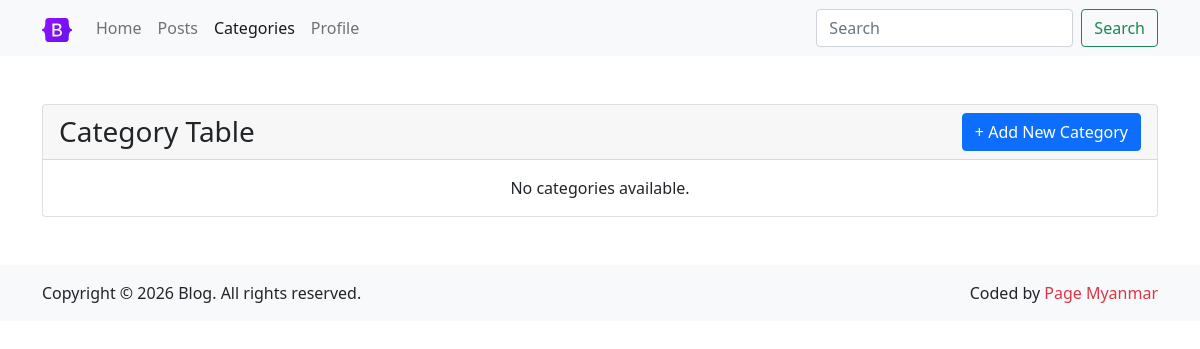
/category/list/ (signed in), run on an earlier commit of the app's database.
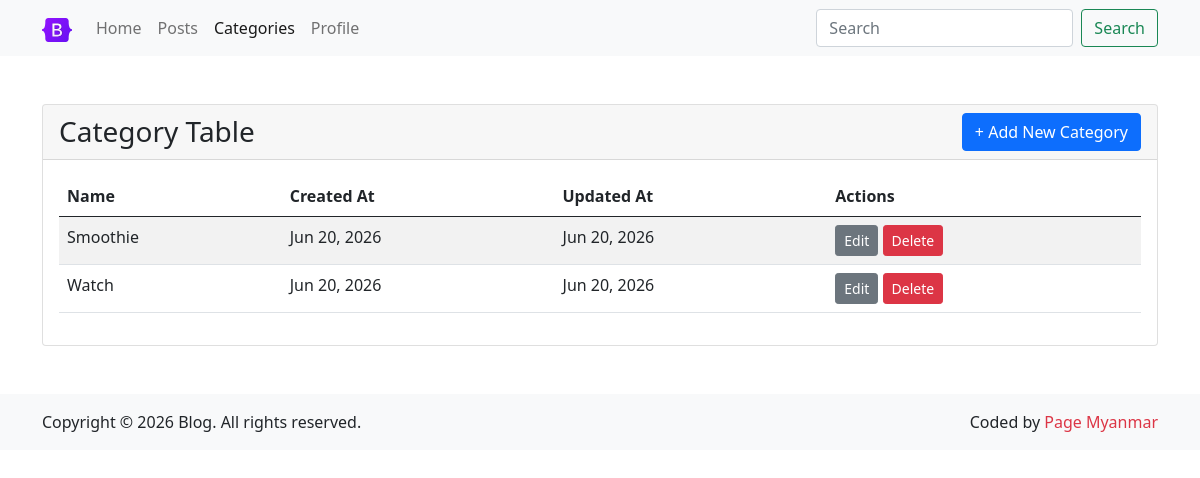
And on a later commit of the database.
### core/models.py (models this page shows, shortened)
class BaseModel(models.Model):
    id = models.UUIDField(primary_key=True, default=uuid.uuid4, editable=False)
    created_at = models.DateTimeField(auto_now_add=True)
    updated_at = models.DateTimeField(auto_now=True)
    class Meta:
        abstract = True

class CategoryModel(BaseModel):
    name = models.CharField(max_length=200)
    class Meta:
        verbose_name_plural = "Categories"
        db_table = "categories"

### core/views.py (the view)
# urls.py: path("category/list/", views.category_list, name="category_list"),
@login_required(login_url="login")
def category_list(request):
    categories = CategoryModel.objects.all().order_by("-created_at")
    context = {"categories": categories}
    return render(request, "category_list.html", context)

### templates/category_list.html (shortened to what this page needs)
{% extends "components/base.html" %}
{% block body %}
<div class="card">
    <div class="card-header">
        <div class="d-flex justify-content-between align-items-center">
            <h1 class="h3 mb-0">Category Table</h1>
            {% if request.user.is_authenticated %}
            <a href="{% url 'category_create' %}" class="btn btn-primary">+ Add New Category</a>
            {% endif %}
        </div>
    </div>
    <div class="card-body">
        {% if categories %}
        <table class="table table-striped">
            <thead>
                <tr>
                    <th>Name</th>
                    <th>Created At</th>
                    <th>Updated At</th>
                    {% if request.user.is_authenticated %}
                    <th>Actions</th>
                    {% endif %}
                </tr>
            </thead>
            <tbody>
                {% for category in categories %}
                <tr>
                    <td>{{ category.name }}</td>
                    <td>{{ category.created_at|date:"M d, Y" }}</td>
                    <td>{{ category.updated_at|date:"M d, Y" }}</td>
                    {% if request.user.is_authenticated %}
                    <td>
                        <a href="{% url 'category_update' category.id %}" class="btn btn-sm btn-secondary">Edit</a>
                        <a href="{% url 'category_delete' category.id %}" class="btn btn-sm btn-danger">Delete</a>
                    </td>
                    {% endif %}
                </tr>
                {% endfor %}
            </tbody>
        </table>
        {% else %}
        <p class="text-center mb-0">No categories available.</p>
        {% endif %}
    </div>
</div>
{% endblock %}

What changed in the data, as far as the page shows it:
added CategoryModel: name "Smoothie", created_at "Jun 20, 2026", updated_at "Jun 20, 2026"
added CategoryModel: name "Watch", created_at "Jun 20, 2026", updated_at "Jun 20, 2026"
Also different on the page:
text no longer shown: "No categories available."
text now shown: "Name Created At Updated At Actions"
